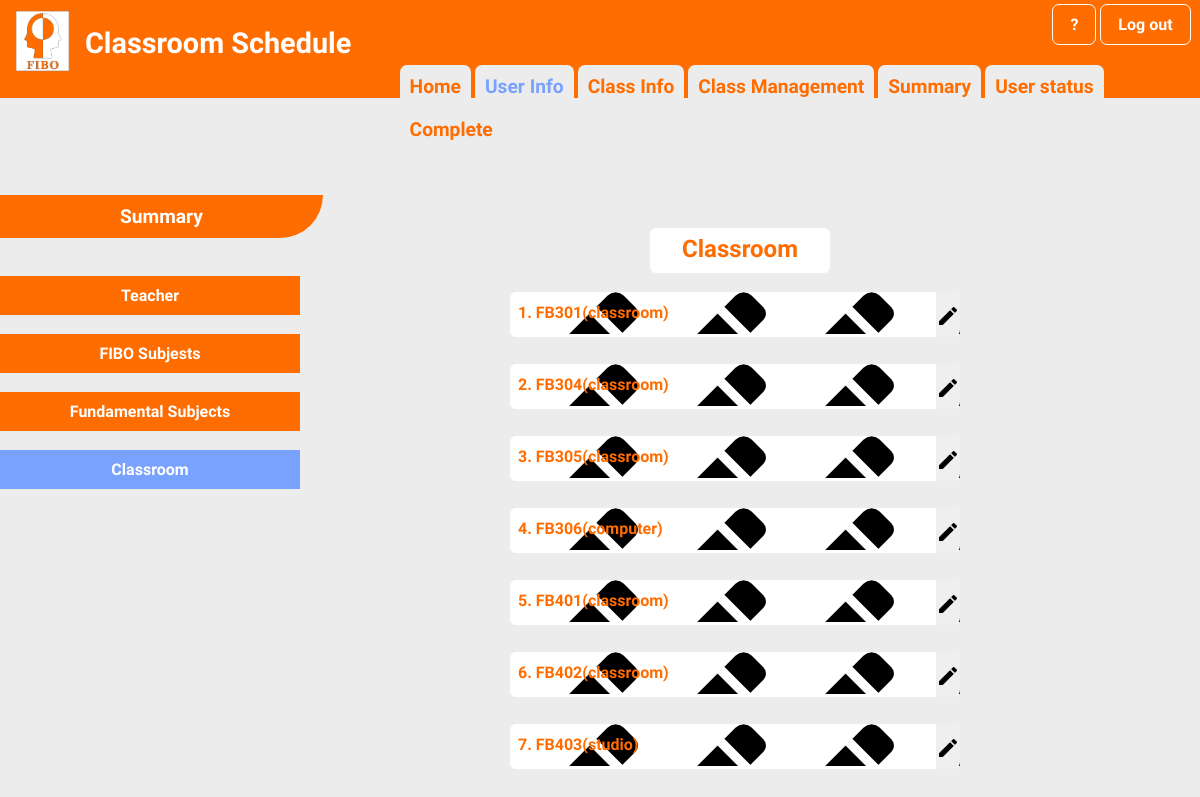
/admin5-classroom.php, run on an earlier commit of the app's database.
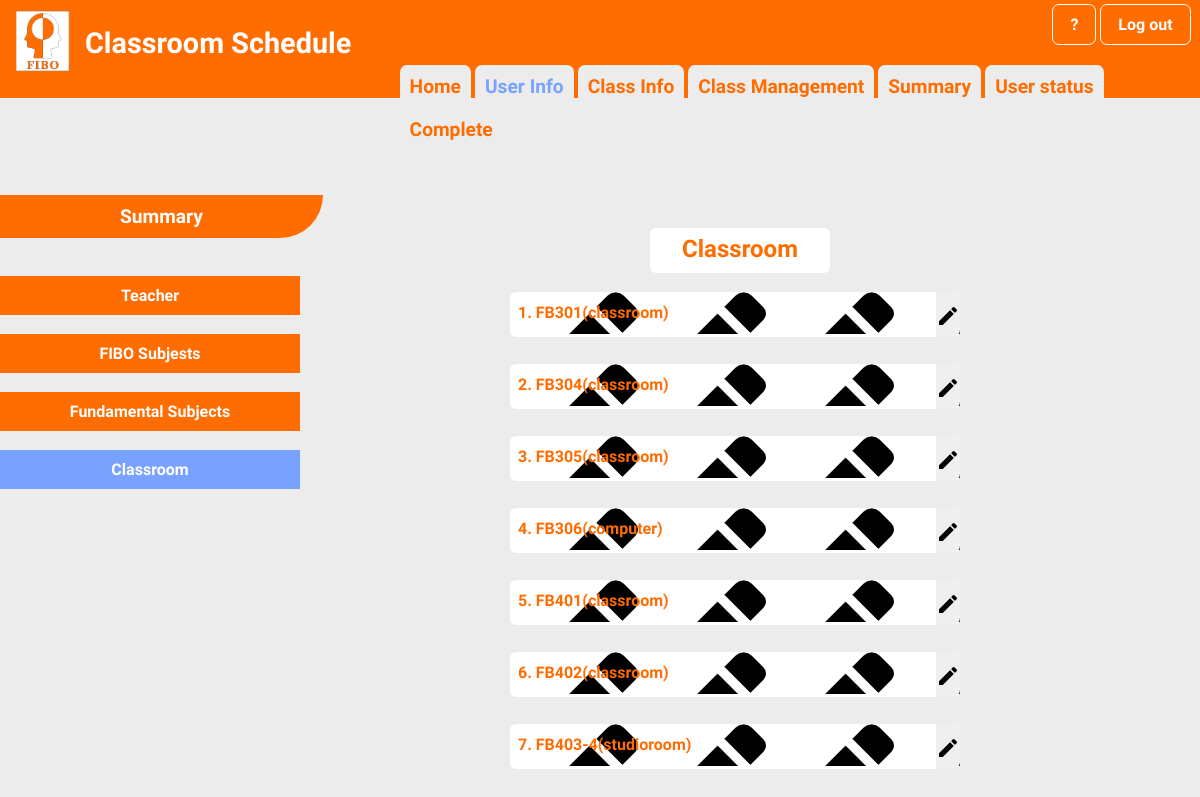
And on a later commit of the database.
### tables this page shows
CREATE TABLE `table_room` (
  `No` int(3) NOT NULL,
  `room_code` varchar(100) NOT NULL,
  `room_type` varchar(100) NOT NULL DEFAULT 'classroom',
  `room_size` varchar(100) NOT NULL DEFAULT '40'
);

### admin5-classroom.php (the view, shortened to what this page needs)
<?php
      require 'dbconfig/config.php';
?>
<!DOCTYPE html>
<html lang="en">
  <head>
    <link rel="stylesheet" type="text/css" href="css/admin5.css">
    <link rel="stylesheet" type="text/css" href="css/admin5-1.css">
    <link rel="stylesheet" type="text/css" href="css/admin5-2.css">
  </head>
  <body>
    <header>
        <img src="images/FIBO_logo.jpg" width="55" height="62" style="margin-top: 10px; margin-left: 10px">
        <div style="font-size: 1.8em; margin-top: -50px; margin-left: 80px">
        <b>Classroom Schedule</b>
        </div><br><br>
        </header>
        <div style="margin-top: -94px; margin-left:87.7%">
        <a href="index.php" class="btn"><b>?</b></a>
        <a href="index.php" class="btn"><b>Log out</b></a>
    </div>
    <div style="margin-top: 20px; margin-left:33.3%">
        <a href="admin1.php" class="btn1"><b>Home</b></a>
        <a href="admin2.php" class="btn1" style=" color: #79a2ff"><b>User Info</b></a>
        <a href="admin3.php" class="btn1"><b>Class Info</b></a>
        <a href="admin4.php" class="btn1"><b>Class Management</b></a>
        <a href="admin5.php" class="btn1"><b>Summary</b></a>
        <a href="admin6.php" class="btn1"><b>User status</b></a>
        <a href="admin7.php" class="btn1"><b>Complete</b></a>
    </div>
        <div style="margin-top:25px;">
            <br><b class="topics">Summary</b><br><br><br>
            <a href="admin5.php" class="btn2"><b>Teacher</b></a><br><br>
            <a href="admin5-fibo.php" class="btn2"><b>FIBO Subjests</b></a><br><br>
            <a href="admin5-fund.php" class="btn2"><b>Fundamental Subjects</b></a><br><br>
            <a href="admin5-classroom.php" class="btn2"style="background-color:#79a2ff"><b>Classroom</b></a><br><br>
        </div>
        <div style="margin-top: -280px; margin-left:650px">
            <p class='headclassroom'><b>Classroom</b></p><br><br>
        </div>
        <div style="margin-top: 0px; margin-left:60px">
        <?php
                 $allroom = "SELECT room_code,room_type FROM table_room";
                 $smyData2 = mysqli_query($con, $allroom);
                 $x=1;
                 while($row = mysqli_fetch_array($smyData2)){
                     echo "<div style='margin-top:0px; margin-left:450px'class='statuskru'>";
                     echo "<p class='edit'>&nbsp&nbsp<b>".$x.".&nbsp".$row["room_code"]."(".$row["room_type"].")
                     <button class='editbutton'><i class='material-icons'>mode_edit</i></button></b></p><br>";
                     $x++;
                     echo "</div>";
                 }
            ?>
        </div>
  </body>
</html>

What changed in the data, as far as the page shows it:
changed table_room: room_code "FB403" → "FB403-4"; room_type "studio" → "studioroom"
